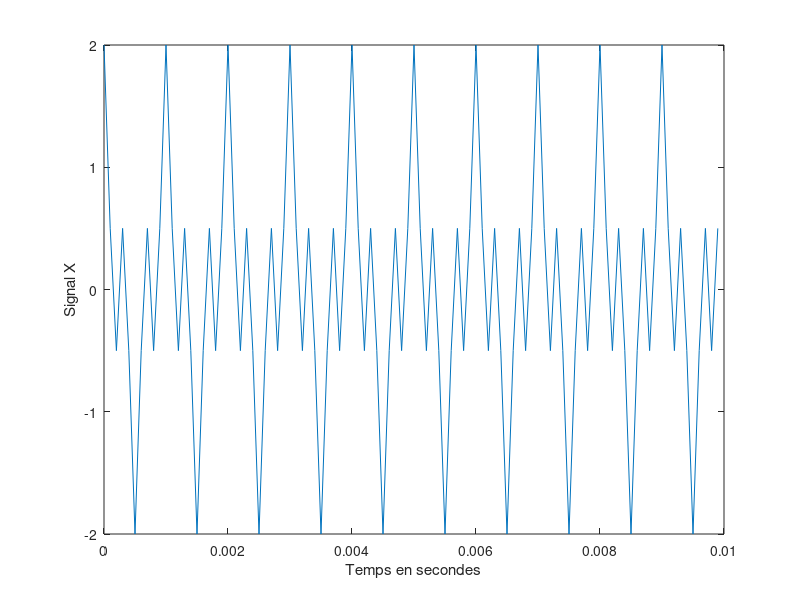
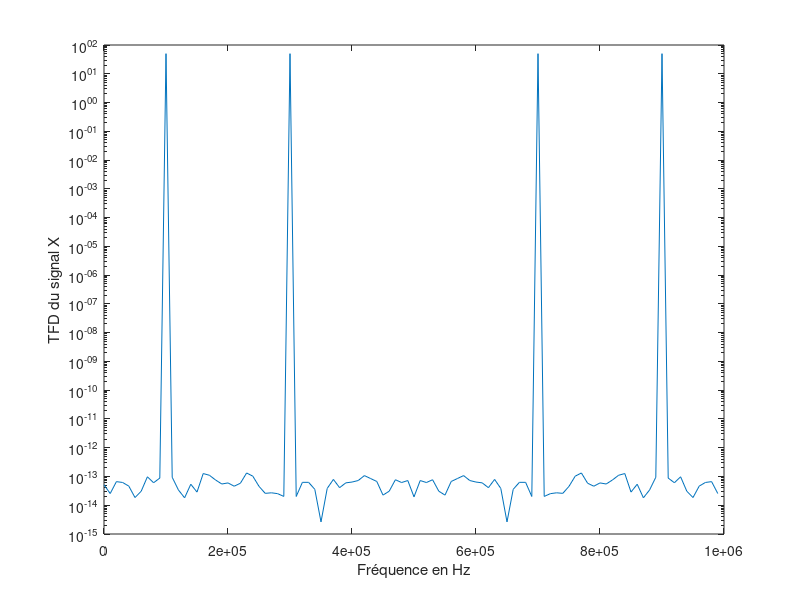
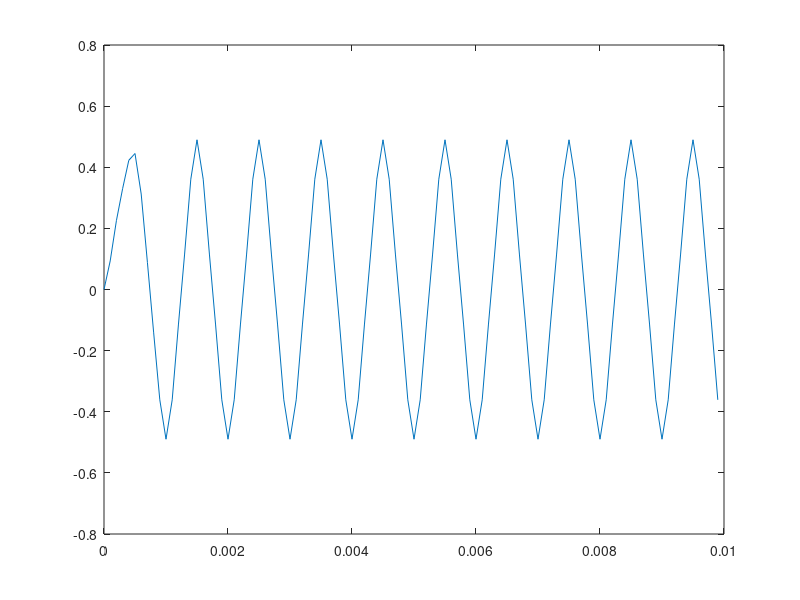
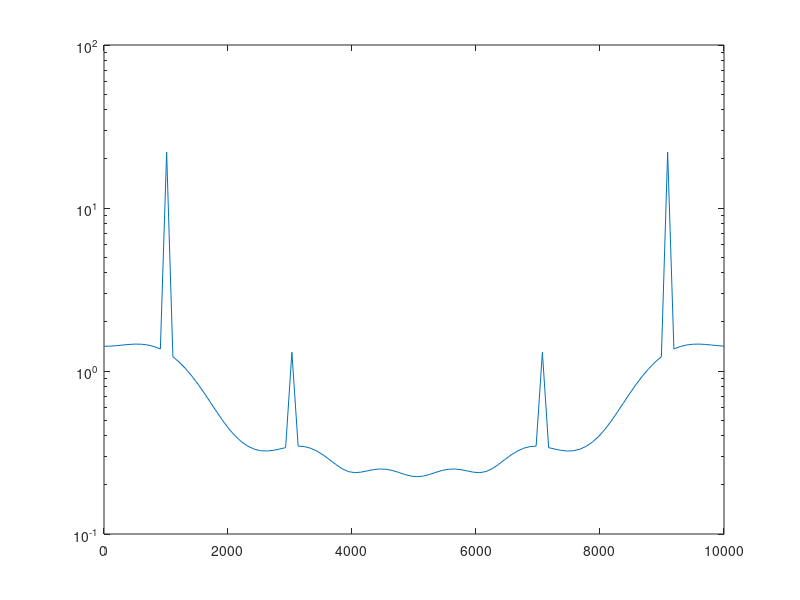

Write the MATLAB code that produced these figures, in order.
clear all
close all

%3.1 Génération du signal à filtrer
f1 = 1000;
f2 = 3000;
Fe = 10000;
Te = 1/Fe;
N = 100;
x1 = cos(2*pi*f1*(0:Te:(N-1)*Te)); 
x2 = cos(2*pi*f2*(0:Te:(N-1)*Te)); 
x = x1 + x2;
plot((0:Te:(N-1)*Te),x);
xlabel("Temps en secondes");
ylabel("Signal X")
   %Rep frequentielle
TF_x = fft(x);
figure
semilogy(0:Fe:(N-1)*Fe,abs(TF_x));
xlabel("Fréquence en Hz");
ylabel("TFD du signal X");


%3.2 Synthèse du filtre passe-bas
  % Ordre 11
A = [1];
N1 = 5;
B = 2*f1/Fe*sinc(2*f1*Te*(-N1:N1));
y = filter(B,A,x);
TF_y = fft(y);
figure
plot(0:Te:(N-1)*Te,y)
figure
semilogy(linspace(0,Fe,length(TF_y)),abs(TF_y));
  % Ordre 61
N2 = 30;
B = 2*f1/Fe*sinc(2*f1*Te*(-N2:N2));
y = filter(B,A,x);
TF_y = fft(y);
figure
semilogy(linspace(0,Fe,length(TF_y)),abs(TF_y));

